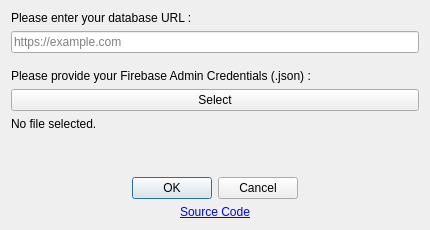
<?xml version="1.0" encoding="UTF-8"?>
<ui version="4.0">
 <class>ApplicationSetup</class>
 <widget class="QDialog" name="ApplicationSetup">
  <property name="geometry">
   <rect>
    <x>0</x>
    <y>0</y>
    <width>430</width>
    <height>230</height>
   </rect>
  </property>
  <property name="windowTitle">
   <string>Configurations</string>
  </property>
  <layout class="QVBoxLayout" name="verticalLayout">
   <item>
    <widget class="QLabel" name="label_url">
     <property name="text">
      <string>Please enter your database URL :</string>
     </property>
    </widget>
   </item>
   <item>
    <widget class="QLineEdit" name="lineEdit_url">
     <property name="placeholderText">
      <string>https://example.com</string>
     </property>
    </widget>
   </item>
   <item>
    <spacer name="verticalSpacer">
     <property name="orientation">
      <enum>Qt::Vertical</enum>
     </property>
     <property name="sizeType">
      <enum>QSizePolicy::Fixed</enum>
     </property>
     <property name="sizeHint" stdset="0">
      <size>
       <width>20</width>
       <height>10</height>
      </size>
     </property>
    </spacer>
   </item>
   <item>
    <widget class="QLabel" name="label_file">
     <property name="text">
      <string>Please provide your Firebase Admin Credentials (.json) :</string>
     </property>
    </widget>
   </item>
   <item>
    <widget class="QPushButton" name="selectFileButton">
     <property name="text">
      <string>Select</string>
     </property>
    </widget>
   </item>
   <item>
    <widget class="QLabel" name="selectedFileLabel">
     <property name="text">
      <string>No file selected.</string>
     </property>
    </widget>
   </item>
   <item>
    <spacer name="verticalSpacer_2">
     <property name="orientation">
      <enum>Qt::Vertical</enum>
     </property>
     <property name="sizeType">
      <enum>QSizePolicy::Expanding</enum>
     </property>
     <property name="sizeHint" stdset="0">
      <size>
       <width>20</width>
       <height>40</height>
      </size>
     </property>
    </spacer>
   </item>
   <item>
    <widget class="QDialogButtonBox" name="buttonBox">
     <property name="standardButtons">
      <set>QDialogButtonBox::Cancel|QDialogButtonBox::Ok</set>
     </property>
     <property name="centerButtons">
      <bool>true</bool>
     </property>
    </widget>
   </item>
    <item>
        <widget class="QLabel" name="githubLink">
         <property name="text">
            <string>&lt;a href=&quot;https://github.com/Symbian-Bro/SafePaste&quot;&gt;Source Code&lt;/a&gt;</string>
         </property>
         <property name="alignment">
            <set>Qt::AlignCenter</set>
         </property>
         <property name="openExternalLinks">
            <bool>true</bool>
         </property>
        </widget>
    </item>   
  </layout>
 </widget>
 <resources/>
 <connections>
  <connection>
   <sender>buttonBox</sender>
   <signal>accepted()</signal>
   <receiver>ApplicationSetup</receiver>
   <slot>accept()</slot>
   <hints>
    <hint type="sourcelabel">
     <x>248</x>
     <y>254</y>
    </hint>
    <hint type="destinationlabel">
     <x>157</x>
     <y>274</y>
    </hint>
   </hints>
  </connection>
  <connection>
   <sender>buttonBox</sender>
   <signal>rejected()</signal>
   <receiver>ApplicationSetup</receiver>
   <slot>reject()</slot>
   <hints>
    <hint type="sourcelabel">
     <x>316</x>
     <y>260</y>
    </hint>
    <hint type="destinationlabel">
     <x>286</x>
     <y>274</y>
    </hint>
   </hints>
  </connection>
 </connections>
</ui>
